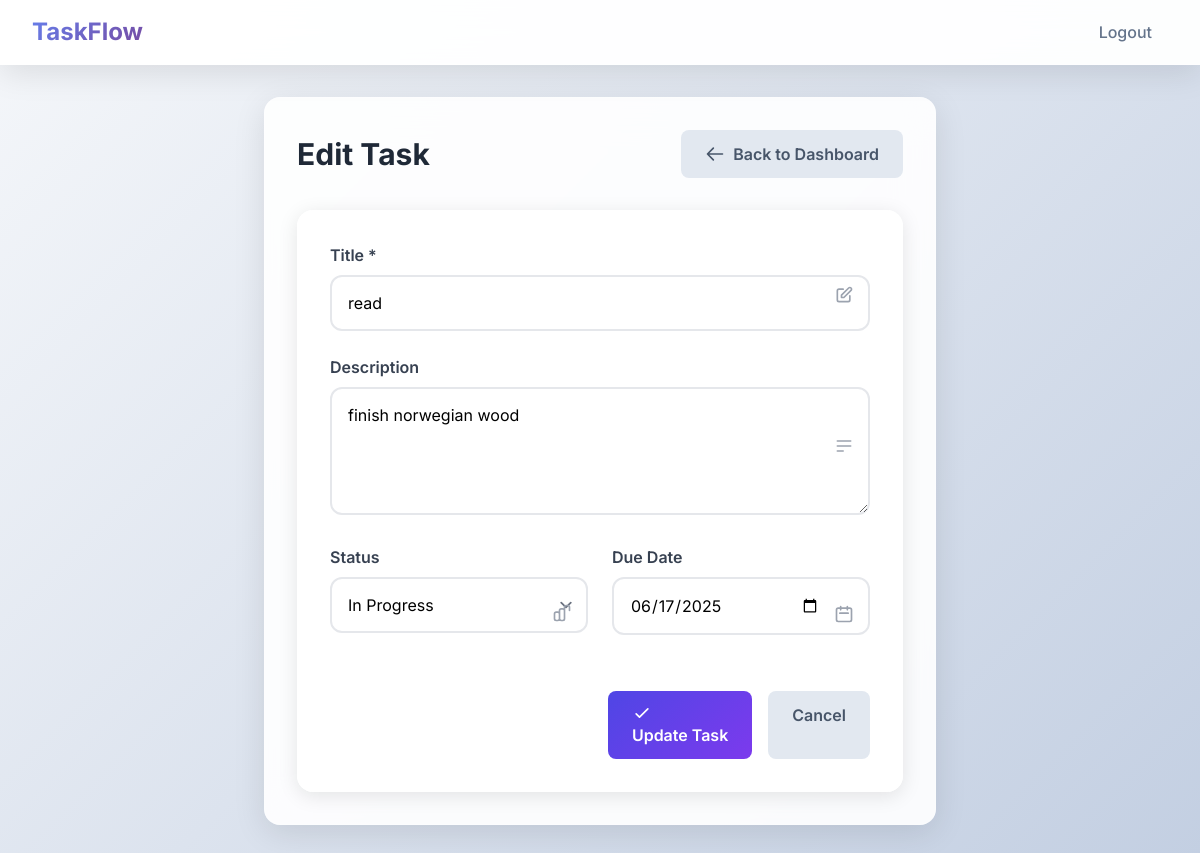
Screenshot of /task/4/edit (signed in) with the database file from the repository.
### models.py (models this page shows)
class Task(db.Model):
    id = db.Column(db.Integer, primary_key=True)
    title = db.Column(db.String(200), nullable=False)
    description = db.Column(db.Text, nullable=True)
    status = db.Column(db.String(20), default='Pending')
    due_date = db.Column(db.DateTime, nullable=True)
    user_id = db.Column(db.Integer, db.ForeignKey('user.id'), nullable=False)
    created_at = db.Column(db.DateTime, default=datetime.utcnow)

### app.py (the view, shortened to what this page needs)
@app.route('/task/<int:task_id>/edit', methods=['GET', 'POST'])
@login_required
def edit_task(task_id):
    task = Task.query.get_or_404(task_id)
    if task.user_id != current_user.id:
        abort(403)
    return render_template('task_form.html', task=task)

### models.py (called while the page is built)
@login_manager.user_loader
def load_user(user_id):
    return User.query.get(int(user_id))

### templates/task_form.html (shortened to what this page needs)
{% extends "layout.html" %}
{% block content %}
<div class="content-card max-w-2xl mx-auto">
    <div class="flex justify-between items-center mb-8">
        <h2 class="text-3xl font-bold text-gray-800">{{ 'Edit Task' if task else 'Create New Task' }}</h2>
        <a href="{{ url_for('dashboard') }}" class="btn-secondary inline-flex items-center">
            <svg class="w-5 h-5 mr-2" fill="none" stroke="currentColor" viewBox="0 0 24 24">
                <path stroke-linecap="round" stroke-linejoin="round" stroke-width="2" d="M10 19l-7-7m0 0l7-7m-7 7h18"></path>
            </svg>
            Back to Dashboard
        </a>
    </div>
    <form method="POST" class="task-form">
        <div class="form-group">
            <label for="title" class="form-label">Title *</label>
            <input type="text"
                   name="title"
                   id="title"
                   class="form-control"
                   required
                   value="{{ task.title if task else '' }}"
                   placeholder="Enter task title">
            <div class="input-icon">
                <svg class="w-5 h-5" fill="none" stroke="currentColor" viewBox="0 0 24 24">
                    <path stroke-linecap="round" stroke-linejoin="round" stroke-width="2" d="M11 5H6a2 2 0 00-2 2v11a2 2 0 002 2h11a2 2 0 002-2v-5m-1.414-9.414a2 2 0 112.828 2.828L11.828 15H9v-2.828l8.586-8.586z"></path>
                </svg>
            </div>
        </div>
        <div class="form-group">
            <label for="description" class="form-label">Description</label>
            <textarea name="description"
                      id="description"
                      class="form-control h-32"
                      placeholder="Enter task description">{{ task.description if task else '' }}</textarea>
            <div class="input-icon">
                <svg class="w-5 h-5" fill="none" stroke="currentColor" viewBox="0 0 24 24">
                    <path stroke-linecap="round" stroke-linejoin="round" stroke-width="2" d="M4 6h16M4 12h16M4 18h7"></path>
                </svg>
            </div>
        </div>
        <div class="grid grid-cols-1 md:grid-cols-2 gap-6">
            <div class="form-group">
                <label for="status" class="form-label">Status</label>
                <div class="relative">
                    <select name="status"
                            id="status"
                            class="form-control">
                        {% set current_status = task.status if task else 'Pending' %}
                        <option value="In Progress" {% if current_status == 'In Progress' %}selected{% endif %}>In Progress</option>
                    </select>
                    <div class="input-icon">
                    </div>
                </div>
            </div>
            <div class="form-group">
                <label for="due_date" class="form-label">Due Date</label>
                <div class="relative">
                    <input type="date"
                           name="due_date"
                           id="due_date"
                           class="form-control"
                           value="{{ task.due_date.strftime('%Y-%m-%d') if task and task.due_date else '' }}">
                    <div class="input-icon">
                        <svg class="w-5 h-5" fill="none" stroke="currentColor" viewBox="0 0 24 24">
                            <path stroke-linecap="round" stroke-linejoin="round" stroke-width="2" d="M8 7V3m8 4V3m-9 8h10M5 21h14a2 2 0 002-2V7a2 2 0 00-2-2H5a2 2 0 00-2 2v12a2 2 0 002 2z"></path>
                        </svg>
                    </div>
                </div>
            </div>
        </div>
        <div class="flex justify-end space-x-4 mt-8">
            <button type="submit" class="btn-primary">
                <svg class="w-5 h-5 mr-2" fill="none" stroke="currentColor" viewBox="0 0 24 24">
                    <path stroke-linecap="round" stroke-linejoin="round" stroke-width="2" d="M5 13l4 4L19 7"></path>
                </svg>
                {{ 'Update Task' if task else 'Create Task' }}
            </button>
            <a href="{{ url_for('dashboard') }}" class="btn-secondary">Cancel</a>
        </div>
    </form>
</div>
{% endblock %}

### templates/layout.html (style rules this page uses)
body { font-family: 'Inter', sans-serif; background: linear-gradient(135deg, #f5f7fa 0%, #c3cfe2 100%); min-height: 100vh; }
.btn-primary { background: linear-gradient(135deg, #4f46e5, #7c3aed); color: white; border: none; padding: 0.75rem 1.5rem; border-radius: 8px; font-weight: 600; transition: all 0.3s ease; position: relative; overflow: hidden; }
.btn-secondary { background: #e2e8f0; color: #475569; border: none; padding: 0.75rem 1.5rem; border-radius: 8px; font-weight: 600; transition: all 0.3s ease; }
.content-card { background: rgba(255, 255, 255, 0.9); backdrop-filter: blur(20px); border-radius: 16px; box-shadow: 0 8px 32px rgba(0, 0, 0, 0.1); border: 1px solid rgba(255, 255, 255, 0.2); padding: 2rem; transition: all 0.3s ease; }

### templates/task_form.html (style rules this page uses)
.task-form { background: rgba(255, 255, 255, 0.8); backdrop-filter: blur(10px); border-radius: 16px; padding: 2rem; box-shadow: 0 4px 20px rgba(0, 0, 0, 0.1); border: 1px solid rgba(255, 255, 255, 0.2); }
.form-group { margin-bottom: 1.5rem; position: relative; }
.form-label { display: block; color: #374151; font-weight: 600; margin-bottom: 0.5rem; transition: all 0.3s ease; }
.form-control { width: 100%; padding: 0.875rem 1rem; padding-right: 3rem; border: 2px solid #e5e7eb; border-radius: 12px; font-size: 1rem; transition: all 0.3s ease; background: rgba(255, 255, 255, 0.8); backdrop-filter: blur(10px); }
.form-control::placeholder { color: #9ca3af; opacity: 1; }
.input-icon { position: absolute; right: 1rem; top: 50%; transform: translateY(calc(-50% + 0.5rem)); color: #9ca3af; transition: all 0.3s ease; pointer-events: none; }
select.form-control { appearance: none; background-position: right 0.5rem center; background-repeat: no-repeat; background-size: 1.5em 1.5em; padding-right: 2.5rem; }
textarea.form-control { resize: vertical; min-height: 100px; }

### rows the page displays
Task: title "read", description "finish norwegian wood", status "In Progress", due_date "06/17/2025"

### other values shown
{{ 'Edit Task' if task else 'Create New Task' }} "Edit Task"
{{ 'Update Task' if task else 'Create Task' }} "Update Task"
